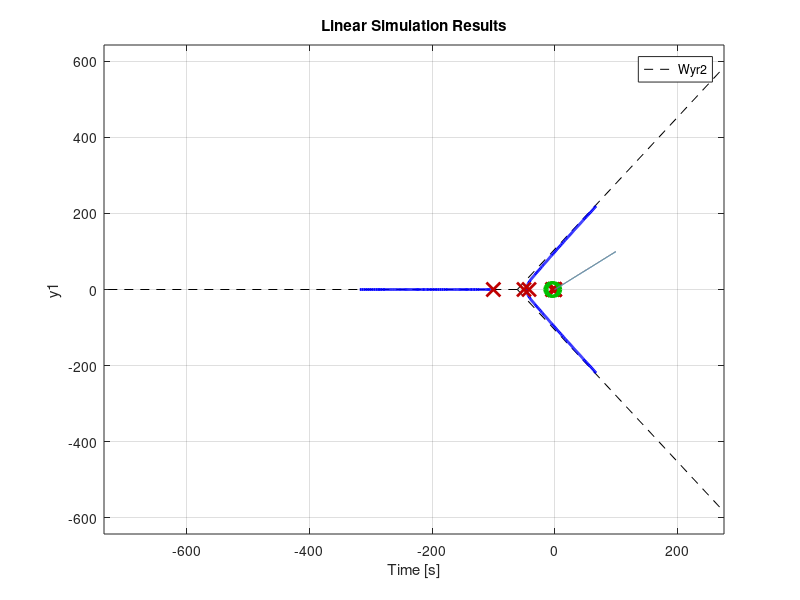
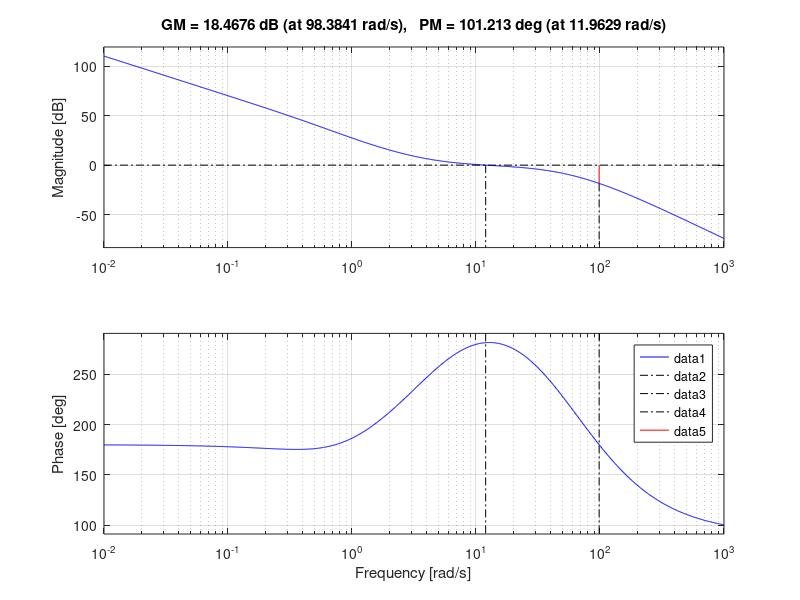
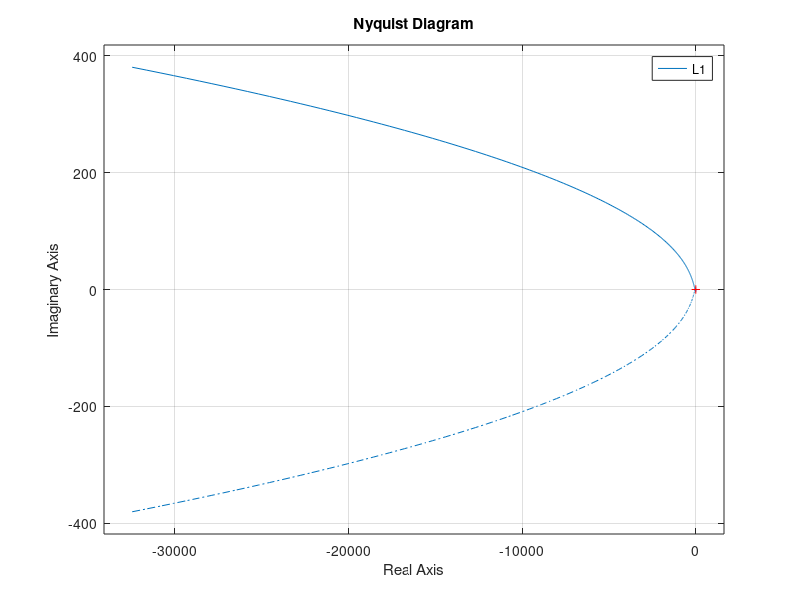
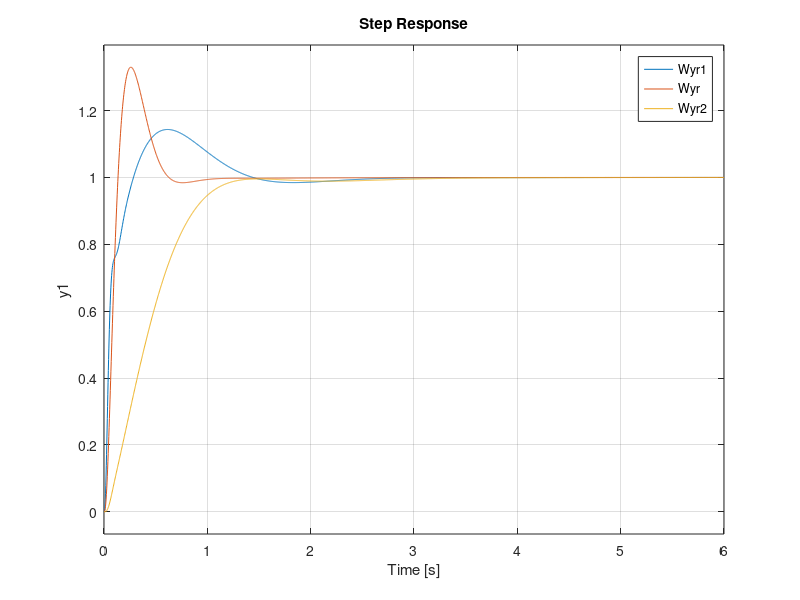

The MATLAB script that drew these images, in order:
clc
clear all
close all

%errore nullo per riferimento a rampa
%overshoot più piccolo possibile
%tempo di assestamento più piccolo possibile

s = tf('s');
P = -(s+5)/(s*(s^2+4*s+2));
pole(P) % il sistema e stabile semplicemente 

%% SOLUZIONE 1 
C0 = ((s/3+1)*(s/1.1+1))/(s*(s/100+1)*(s/50+1)) ; % errore nullo per riferimenti rampa 
k=-1;
K2 = 35;
L0= K2*k*C0*P;
Wyr= minreal(L0/(1+L0));
figure(1)
rlocus(L0)
figure(2)
margin(L0)
figure(3)
nyquist(L0)
figure(4)
step(Wyr)
 % inseriamo una rete anticipatrice per migliorare i transitori e ridurre
 % anche l overshoot

alpha = 0.1 ; 
omega_t = 13.2;
tau_ra = 1/(omega_t*sqrt(alpha));
Ra = (1+tau_ra*s)/(1+tau_ra*alpha*s);
K1=13;
L1 = k*C0*Ra*K1*P;

Wyr1= minreal(L1/(1+L1));
figure(1)
rlocus(L1)
figure(2)
margin(L1);
%bode(L1,L0)
grid on;
legend;
figure(3)
nyquist(L1)
figure(4)
step(Wyr1,Wyr)
grid on;
legend;
%% si aggiunge un filtrino segnale in ingresso 

tau_fr = 1.4/3;
Fr = 1/(1+tau_fr*s);
Wyr2 = minreal(Fr*Wyr1);
pole(Wyr2);
figure(4)
step(Wyr1,Wyr,Wyr2)
grid on;
legend

%% simuliamo l ingresso rampa per vedere se il nostro sistema si comporta bene 
pole (Wyr2); % osserviamo poli a ciclo chiuso 
ts= 0.1;
t = 0:ts:100;
figure(1)
hold on
lsim(Wyr2,t,t);
% lsim(Wyr1,t,t);
% lsim(Wyr,t,t);
legend;
